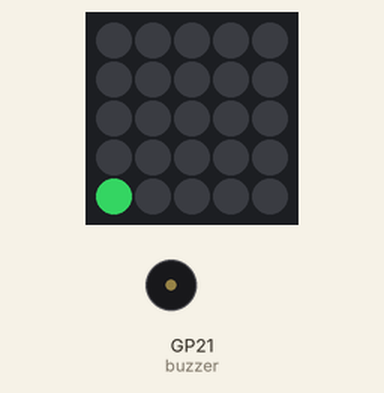
Simulated run of this program. Board: Raspberry Pi Pico running MicroPython. Shown: 5×5 RGB LED matrix, buzzer (waves = sounding). Dim RGB values are drawn brighter than linear; random numbers come from a fixed seed; the 25 LEDs are laid out as on the BitDogLab board (LED 0 bottom right, every second row reversed). At 1.6 s the program stops and its outputs stay as they are.

Above: at 0.15 s.
At 0.85 s:
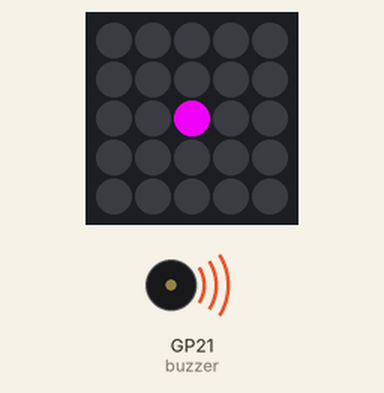
At 1.5 s:
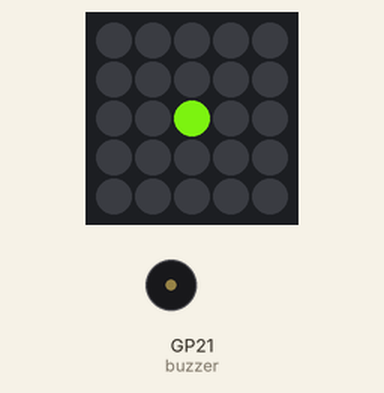
Timing chart, 0 to 3.0 s (numbered marks = the images above):
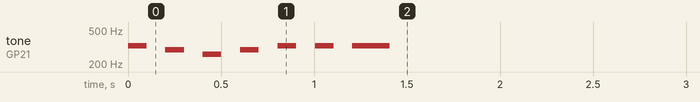

The program:

thinking.py
```python
from machine import PWM, Pin
import neopixel
import time
import random

# Configuração do NeoPixel
NUM_LEDS = 25
np = neopixel.NeoPixel(Pin(7), NUM_LEDS)

# Configuração do Buzzer
buzzer = PWM(Pin(21))

def play_note(note, duration):
    ''' Toca uma única nota '''
    notes = {
        'C4': 261.63,
        'D4': 293.66,
        'E4': 329.63,
        'F4': 349.23,
        'G4': 392.00,
        'A4': 440.00,
        'B4': 493.88
    }
    buzzer.freq(int(notes[note]))
    buzzer.duty_u16(5000)
    time.sleep(duration)
    buzzer.duty_u16(0)

def random_led_flash(duration):
    ''' Piscar um LED aleatório por uma duração específica '''
    led_index = random.randint(0, 24)
    np[led_index] = (random.randint(0, 255), random.randint(0, 255), random.randint(0, 255))
    np.write()
    time.sleep(duration)
    np[led_index] = (0, 0, 0)

def party_effect():
    melody = [('E4', 0.2), ('D4', 0.2), ('C4', 0.2), ('D4', 0.2), ('E4', 0.2), ('E4', 0.2), ('E4', 0.4)]

    for note, duration in melody:
        play_note(note, duration/2)  # Toca metade da duração da nota
        random_led_flash(duration/2)  # Pisca o LED na outra metade da duração

# Teste
party_effect()
```

Measured:
- by itself, tone on GP21 (buzzer): plays 329 Hz for 0.10 s, 293 Hz for 0.10 s, 261 Hz for 0.10 s, 293 Hz for 0.10 s, 329 Hz for 0.10 s, 329 Hz for 0.10 s … (7 notes in this stretch)
